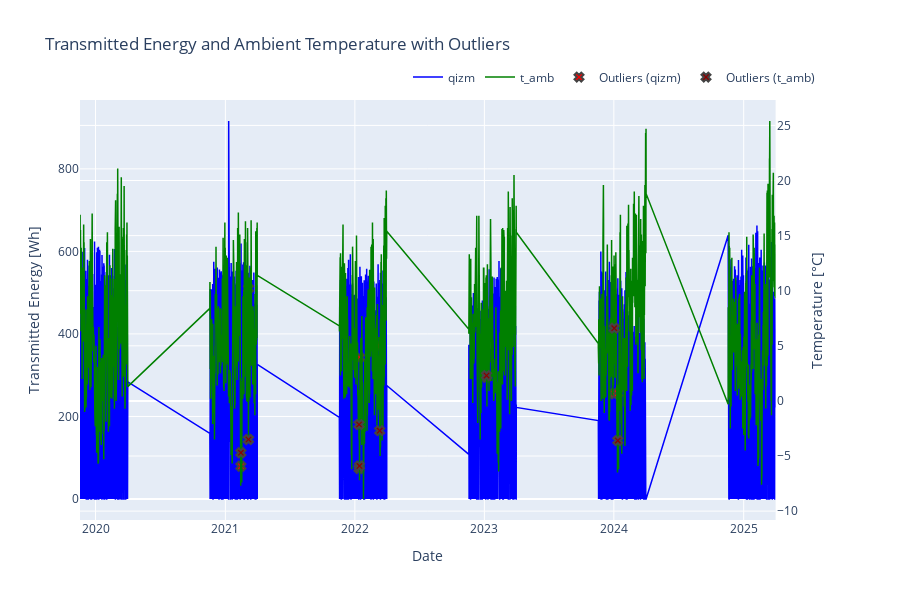

Write notebook code for a chart like this one.
### Code cell
outliers_df = data.get_outliers_isolation_forest(df, contamination=0.0005, verbose=True)


# Create the interactive plot
fig = data.plot_signals_with_outliers(df, outliers_df)
fig.show()

### Figure 1 — Plotly figure (JSON) as saved in the notebook; plotly's stock layout.template omitted (floating-point values rounded to 4 significant figures; data arrays with more than 128 entries replaced by an {"elided": "..."} marker saying what was removed)
{"data": [{"hovertemplate": "<b>Date</b>: %{x}<br><b>qizm</b>: %{y:.2f} Wh<extra></extra>", "line": {"color": "blue", "width": 1.5}, "mode": "lines", "name": "qizm", "type": "scatter", "x": {"elided": "19302 str values"}, "xaxis": "x", "y": {"elided": "19302 float values"}, "yaxis": "y"}, {"hovertemplate": "<b>Date</b>: %{x}<br><b>t_amb</b>: %{y:.2f} °C<extra></extra>", "line": {"color": "green", "width": 1.5}, "mode": "lines", "name": "t_amb", "type": "scatter", "x": {"elided": "19302 str values"}, "xaxis": "x", "y": {"elided": "19302 float values"}, "yaxis": "y2"}, {"hovertemplate": "<b>Date</b>: %{x}<br><b>qizm</b>: %{y:.2f} Wh<br><b>Outlier</b><extra></extra>", "marker": {"color": "red", "line": {"width": 2}, "size": 8, "symbol": "x"}, "mode": "markers", "name": "Outliers (qizm)", "type": "scatter", "x": ["2021-02-13T17:00:00.000000000", "2021-03-07T05:00:00.000000000", "2022-01-12T19:00:00.000000000", "2022-01-14T00:00:00.000000000", "2022-03-12T01:00:00.000000000", "2023-01-07T02:00:00.000000000", "2024-01-02T03:00:00.000000000", "2024-01-12T04:00:00.000000000"], "xaxis": "x", "y": [79.3, 510.0, 74.0, 343.0, 371.0, 295.0, 255.0, 256.0], "yaxis": "y"}, {"hovertemplate": "<b>Date</b>: %{x}<br><b>t_amb</b>: %{y:.2f} °C<br><b>Outlier</b><extra></extra>", "marker": {"color": "darkred", "line": {"width": 2}, "size": 8, "symbol": "x"}, "mode": "markers", "name": "Outliers (t_amb)", "type": "scatter", "x": ["2021-02-13T17:00:00.000000000", "2021-03-07T05:00:00.000000000", "2022-01-12T19:00:00.000000000", "2022-01-14T00:00:00.000000000", "2022-03-12T01:00:00.000000000", "2023-01-07T02:00:00.000000000", "2024-01-02T03:00:00.000000000", "2024-01-12T04:00:00.000000000"], "xaxis": "x", "y": [-4.7, -3.5, -2.146, -5.9, -2.7, 2.3, 6.6, -3.6], "yaxis": "y2"}], "layout": {"height": 600, "hovermode": "x unified", "legend": {"orientation": "h", "x": 1, "xanchor": "right", "y": 1.02, "yanchor": "bottom"}, "showlegend": true, "title": {"text": "Transmitted Energy and Ambient Temperature with Outliers"}, "xaxis": {"anchor": "y", "domain": [0, 0.94], "title": {"text": "Date"}}, "yaxis": {"anchor": "x", "domain": [0, 1], "title": {"text": "Transmitted Energy [Wh]"}}, "yaxis2": {"anchor": "x", "overlaying": "y", "side": "right", "title": {"text": "Temperature [°C]"}}}}
